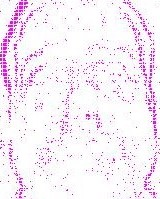
%> input picture FaceTemplate/template.jpg, 160 x 199 px, given in place of 1_8.jpg, which was not available
$ octave check_template.m   (GNU Octave 9; MATLAB toolbox functions it lacks are replaced by stand-ins)
%> lines starting %> are read from the running program, lines starting %| are printed output that depends on the picture; in (x1, y1, x2, y2) boxes, pixels count from 0 and x2, y2 are one past the last pixel; in counts of white or black regions, pixels touching at a corner belong together; the program's own positions count from 1; pictures that were not available may be replaced by others from this repository, and a replacement may not be noted
clc;
clear;
close all;

% read reference image
image = imread('1_8.jpg');
%> image is the input picture: size 199x160x3 uint8; mean R, G, B 243.9, 236.1, 243.9

%convert to grayscale
I = rgb2gray(image);
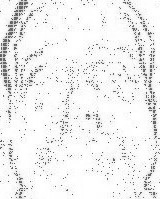
%> I: size 199x160 uint8; min 64, max 255, mean 239.3
[Ir, Ic] = size(I);
%> Ir = 199; Ic = 160
figure(1);
imshow(I);

%read the template image
template = imread('template.jpg');
figure(2);
imshow(template);

%convert to grayscale
T = rgb2gray(template);
[Tr, Tc] = size(T);
%> Tr = 199; Tc = 160
figure(3);
imshow(T);

%Apply normalised cross correlation on the template and the image
R = normxcorr2(T, I);
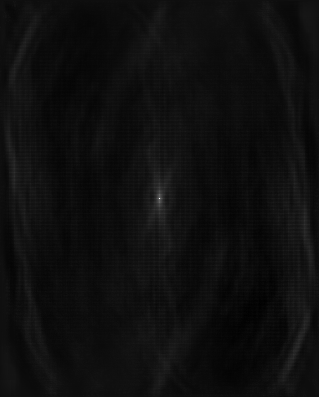
%> R: size 397x319 double; min -0.0637, max 1, mean -0.000762; drawn with min black and max white

%find the maximum point from the correlation
[r, c] = find(R == max(R(:)));
%> r = 199; c = 160

%Account for the offset
r_index = r - size(template, 1) + 1;
%> r_index = 1
c_index = c - size(template, 2) + 1;
%> c_index = 1

%Draw a rectangle around the ROI
RGB = insertShape(image, 'rectangle', [c_index r_index Tc Tr], 'LineWidth', 3);
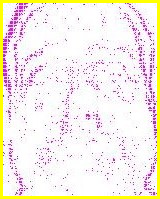
%> RGB: size 199x160x3 uint8; 6.65% of pixels changed, all inside (x1, y1, x2, y2) = (0, 0, 160, 199)
figure(4);
imshow(RGB);
